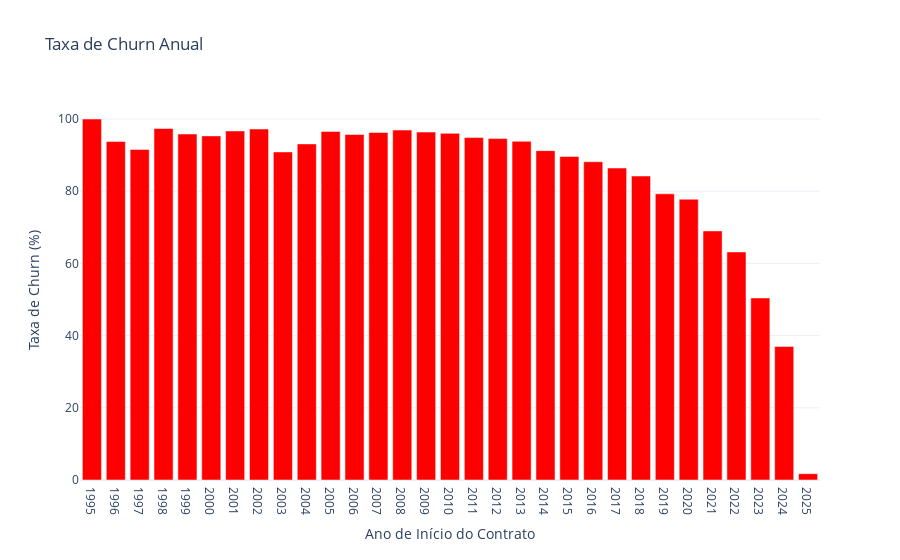

Here is the notebook cell this chart was saved with:
### Code cell
from pyspark.sql import functions as F

# Criar a coluna do ano de início do contrato
sdf_churn_anual = sdf_final.withColumn("ano_inicio", F.year("data_inicio")) \
    .groupBy("ano_inicio") \
    .agg(
        F.count("*").alias("total_clientes"),
        F.sum(F.when(F.col("data_ultimo_boleto").isNotNull(), 1).otherwise(0)).alias("contratos_cancelados")
    ) \
    .withColumn("taxa_churn", (F.col("contratos_cancelados") / F.col("total_clientes")) * 100) \
    .orderBy("ano_inicio")

# Converter para Pandas para plotar
df_churn_anual = sdf_churn_anual.toPandas()

# Criar gráfico interativo com Plotly
fig = go.Figure()

fig.add_trace(go.Bar(
    x=df_churn_anual["ano_inicio"],
    y=df_churn_anual["taxa_churn"],
    marker_color="red",
    name="Taxa de Churn (%)"
))

# Ajustes de layout
fig.update_layout(
    title="Taxa de Churn Anual",
    xaxis_title="Ano de Início do Contrato",
    yaxis_title="Taxa de Churn (%)",
    template="plotly_white",
    xaxis=dict(tickmode="linear")
)

# Exibir o gráfico
fig.show()

### Figure 1 — Plotly figure (JSON) as saved in the notebook; plotly's stock layout.template omitted (floating-point values rounded to 4 significant figures)
{"data": [{"marker": {"color": "red"}, "name": "Taxa de Churn (%)", "type": "bar", "x": [1995, 1996, 1997, 1998, 1999, 2000, 2001, 2002, 2003, 2004, 2005, 2006, 2007, 2008, 2009, 2010, 2011, 2012, 2013, 2014, 2015, 2016, 2017, 2018, 2019, 2020, 2021, 2022, 2023, 2024, 2025], "y": [100.0, 93.75, 91.55, 97.37, 95.83, 95.31, 96.69, 97.23, 90.87, 93.1, 96.56, 95.7, 96.26, 96.93, 96.38, 96.02, 94.85, 94.58, 93.82, 91.23, 89.61, 88.17, 86.42, 84.2, 79.27, 77.78, 69.0, 63.17, 50.43, 36.97, 1.739]}], "layout": {"title": {"text": "Taxa de Churn Anual"}, "xaxis": {"tickmode": "linear", "title": {"text": "Ano de Início do Contrato"}}, "yaxis": {"title": {"text": "Taxa de Churn (%)"}}}}
